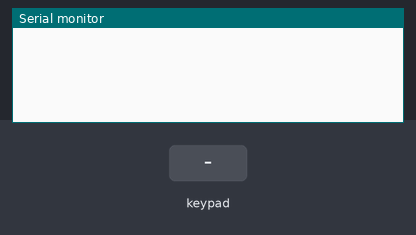
The program below on a simulated Arduino Mega 2560, built with avr-gcc and run on an emulated ATmega2560. Shown: the last lines printed to the serial monitor. The test bench sets the inputs (shaded band).

Above: at 1.2 s.
1.3 s: key '"' pressed
At 2.2 s:
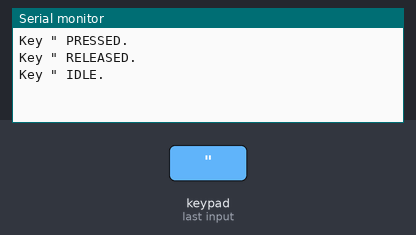
2.9 s: keypad keys 1 2 pressed 0.4 s apart
At 4.0 s:
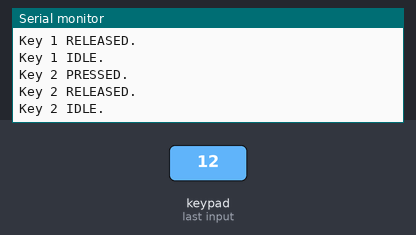
5.2 s: key '#' pressed
At 6.5 s:
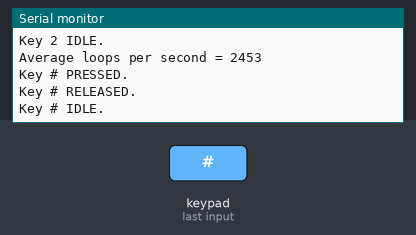
6.8 s: keypad keys 1 2 * pressed 0.4 s apart
At 8.3 s:
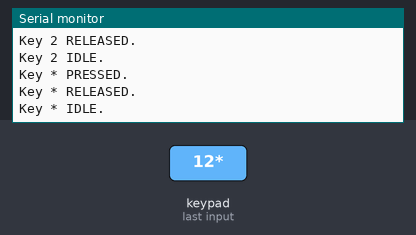
9.5 s: key ''' pressed
At 10.8 s:
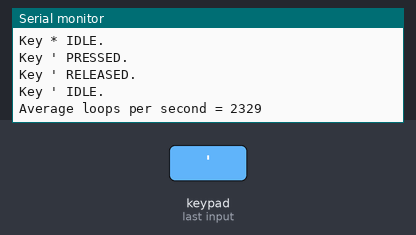
11.1 s: key '(' pressed
At 12.2 s:
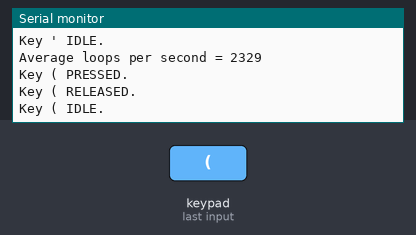

Measured:
- after the input at 1.3 s, the serial monitor: prints a new line at once (image 1)
- after the input at 2.9 s, the serial monitor: prints a new line at once (image 2)
- after the input at 5.2 s, the serial monitor: prints a new line at once (image 3)
- after the input at 6.8 s, the serial monitor: prints a new line at once (image 4)
- after the input at 9.5 s, the serial monitor: prints a new line at once (image 5)
- after the input at 11.1 s, the serial monitor: prints a new line at once (image 6)

The program:

main.cpp
```cpp
#include <Arduino.h>
#include <Keypad.h>

const byte ROWS = 7; //seven rows
const byte COLS = 13; //thirteen columns
char bassKeys[ROWS][COLS] = {
    // there need to be more unique values here than i can type, so we're just using an array of
    // hexes which fits into ascii space. the characters they represent don't really matter, and
    // they will be converted to something usable once out of the keymatrix library.
    {'\x00','\x01','\x02','\x03','\x04','\x05','\x06','\x07','\x08','\x09','\x0A','\x0B','\x0C'},  // thirds, up octave
    {'\x10','\x11','\x12','\x13','\x14','\x15','\x16','\x17','\x18','\x19','\x1A','\x1B','\x1C'},  // roots, down octave
    {'\x20','\x21','\x22','\x23','\x24','\x25','\x26','\x27','\x28','\x29','\x2A','\x2B','\x2C'},  // major chords, up half step
    {'\x30','\x31','\x32','\x33','\x34','\x35','\x36','\x37','\x38','\x39','\x3A','\x3B','\x3C'},  // minor chords, down half step
    {'\x40','\x41','\x42','\x43','\x44','\x45','\x46','\x47','\x48','\x49','\x4A','\x4B','\x4C'},  // 7th chords, major 7th vs dominant 7th toggle
    {'\x50','\x51','\x52','\x53','\x54','\x55','\x56','\x57','\x58','\x59','\x5A','\x5B','\x5C'},  // diminished or augmented chords, toggle between the two
    {'\x60','\x61','\x62','\x63','\x64','\x65','\x66','\x67','\x68','\x69','\x6A','\x6B','\x6C'}   // function row
};
byte rowPins[ROWS] = {32, 31, 30, 29, 28, 27, 26}; //connect to the row pinouts of the keypad
byte colPins[COLS] = {45, 44, 43, 42, 41, 40, 39, 38, 37, 36, 35, 34, 33}; //connect to the column pinouts of the keypad

Keypad bassKeyboard = Keypad( makeKeymap(bassKeys), rowPins, colPins, ROWS, COLS );

unsigned long loopCount;
unsigned long startTime;
String msg;

// microcontroller pinout, see /hardware/pinout_r***.ods
  // bass keyboard
    #define d92   22
    #define d93   23
    #define d94   24
    #define d95   25

    // #define row0  32
    // #define row1  31
    // #define row2  30
    // #define row3  29
    // #define row4  28
    // #define row5  27
    // #define row6  26

    // #define col0  45
    // #define col1  44
    // #define col2  43
    // #define col3  42
    // #define col4  41
    // #define col5  40
    // #define col6  39
    // #define col7  38
    // #define col8  37
    // #define col9  36
    // #define col10 35
    // #define col11 34
    // #define col12 33


// put function declarations here:


void setup() {
    Serial.begin(9600);
    loopCount = 0;
    startTime = millis();
    msg = "";
}

void loop() {
    loopCount++;
    if ( (millis()-startTime)>5000 ) {
        Serial.print("Average loops per second = ");
        Serial.println(loopCount/5);
        startTime = millis();
        loopCount = 0;
    }

    // Fills bassKeyboard.key[ ] array with up-to 10 active keys.
    // Returns true if there are ANY active keys.
    if (bassKeyboard.getKeys())
    {
        for (int i=0; i<LIST_MAX; i++)   // Scan the whole key list.
        {
            if ( bassKeyboard.key[i].stateChanged )   // Only find keys that have changed state.
            {
                switch (bassKeyboard.key[i].kstate) {  // Report active key state : IDLE, PRESSED, HOLD, or RELEASED
                    case PRESSED:
                    msg = " PRESSED.";
                break;
                    case HOLD:
                    msg = " HOLD.";
                break;
                    case RELEASED:
                    msg = " RELEASED.";
                break;
                    case IDLE:
                    msg = " IDLE.";
                }
                Serial.print("Key ");
                Serial.print(bassKeyboard.key[i].kchar);
                Serial.println(msg);
            }
        }
    }
}

// put function definitions here:
```

main_alt1.cpp
```cpp
#include <Arduino.h>
#include <Keypad.h>

const byte ROWS = 7; //seven rows
const byte COLS = 13; //thirteen columns
char bassKeys[ROWS][COLS] = {
    // there need to be more unique values here than i can type, so we're just using an array of
    // hexes which fits into ascii space. the characters they represent don't really matter, and
    // they will be converted to something usable once out of the keymatrix library.
    {'\x00','\x01','\x02','\x03','\x04','\x05','\x06','\x07','\x08','\x09','\x0A','\x0B','\x0C'},  // thirds, up octave
    {'\x10','\x11','\x12','\x13','\x14','\x15','\x16','\x17','\x18','\x19','\x1A','\x1B','\x1C'},  // roots, down octave
    {'\x20','\x21','\x22','\x23','\x24','\x25','\x26','\x27','\x28','\x29','\x2A','\x2B','\x2C'},  // major chords, up half step
    {'\x30','\x31','\x32','\x33','\x34','\x35','\x36','\x37','\x38','\x39','\x3A','\x3B','\x3C'},  // minor chords, down half step
    {'\x40','\x41','\x42','\x43','\x44','\x45','\x46','\x47','\x48','\x49','\x4A','\x4B','\x4C'},  // 7th chords, major 7th vs dominant 7th toggle
    {'\x50','\x51','\x52','\x53','\x54','\x55','\x56','\x57','\x58','\x59','\x5A','\x5B','\x5C'},  // diminished or augmented chords, toggle between the two
    {'\x60','\x61','\x62','\x63','\x64','\x65','\x66','\x67','\x68','\x69','\x6A','\x6B','\x6C'}   // function row
};
byte rowPins[ROWS] = {32, 31, 30, 29, 28, 27, 26}; //connect to the row pinouts of the keypad
byte colPins[COLS] = {45, 44, 43, 42, 41, 40, 39, 38, 37, 36, 35, 34, 33}; //connect to the column pinouts of the keypad

Keypad bassKeyboard = Keypad( makeKeymap(bassKeys), rowPins, colPins, ROWS, COLS );

unsigned long loopCount;
unsigned long startTime;
String msg;

// microcontroller pinout, see /hardware/pinout_r***.ods
  // bass keyboard
    #define d92   22
    #define d93   23
    #define d94   24
    #define d95   25

    // #define row0  32
    // #define row1  31
    // #define row2  30
    // #define row3  29
    // #define row4  28
    // #define row5  27
    // #define row6  26

    // #define col0  45
    // #define col1  44
    // #define col2  43
    // #define col3  42
    // #define col4  41
    // #define col5  40
    // #define col6  39
    // #define col7  38
    // #define col8  37
    // #define col9  36
    // #define col10 35
    // #define col11 34
    // #define col12 33


// put function declarations here:


void setup() {
    Serial.begin(9600);
    loopCount = 0;
    startTime = millis();
    msg = "";
}

void loop() {
    loopCount++;
    if ( (millis()-startTime)>5000 ) {
        Serial.print("Average loops per second = ");
        Serial.println(loopCount/5);
        startTime = millis();
        loopCount = 0;
    }

    // Fills bassKeyboard.key[ ] array with up-to 10 active keys.
    // Returns true if there are ANY active keys.
    if (bassKeyboard.getKeys())
    {
        for (int i=0; i<LIST_MAX; i++)   // Scan the whole key list.
        {
            if ( bassKeyboard.key[i].stateChanged )   // Only find keys that have changed state.
            {
                switch (bassKeyboard.key[i].kstate) {  // Report active key state : IDLE, PRESSED, HOLD, or RELEASED
                    case PRESSED:
                    msg = " PRESSED.";
                break;
                    case HOLD:
                    msg = " HOLD.";
                break;
                    case RELEASED:
                    msg = " RELEASED.";
                break;
                    case IDLE:
                    msg = " IDLE.";
                }
                Serial.print("Key ");
                Serial.print(bassKeyboard.key[i].kchar);
                Serial.println(msg);
            }
        }
    }
}

// put function definitions here:
```
